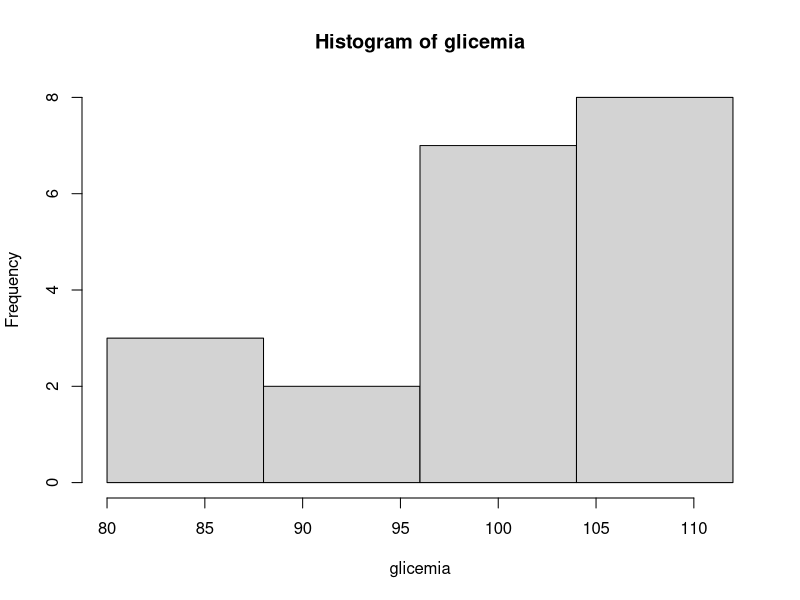

Recreate this plot in R. (Note: this script raises an error after producing the figure.)
rm(list=ls())

### Funções uteis !!

fr = function(fi, N) {
  round((fi / N) * 100, 2);
}

MEDIA = function(vetor) {
  media = sum(vetor) / length(vetor)
}

MEDIA_POND = function(fi, yi) {
  yf = 0
  for (i in 1:length(fi)) {
    yf = fi[i] * yi[i] + yf  
  }
  yf = yf / sum(fi)
}

czuber = function(Li, a, d1, d2) {
  # Li = limite inferior da classe
  # a = amplitude da classe modal
  # d1 = diferença entre a frequência da classe modal e a anterior 
  # d2 = diferença entre a frequência da classe modal e a posterior
  Li + (d1 / (d1+d2)) * a
}

pearson = function(fi, yi, Md) {
  # fi = vetor das frequencias absolutas
  # Md = mediana
  # y = média amostral (vetor dos pontos medios das classes)
  y = MEDIA_POND(fi, yi)
  3 * Md - 2 * y
}

MEDIANA = function(Li, N, Fac, fmd, a) {
  Emd = N / 2; # Mediana espera
  # Li = limite inferior da classe 
  # N = população total
  # Fac = freq acumulada da classe anterior
  # fmd = qntd de elementos na classe da mediana
  # a = amplitude da classe
  Md = Li + ((Emd - Fac) / fmd) * a
}

# 1) Em uma pesquisa sobre diabetes mellitus, tem-se os seguintes dados de 
# glicemia em jejum

glicemia = c(80, 85, 86, 90, 95, 96, 99, 100, 101, 103,
             103, 103, 104, 105, 108, 108, 109, 110, 110, 110)

# a) Agrupar os dados em classes e calcular a média, moda e a mediana;
k = round(sqrt(length(glicemia))); k
a = round((max(glicemia) - min(glicemia)) / k); a
tabela = hist(glicemia, plot=T, breaks=c(80, 88, 96, 104, 112), right=F)

fi = round(tabela$count); fi
frp = round(fi/sum(fi)*100, 2);
Fi = cumsum(fi);
Frp = cumsum(frp);
dados = cbind(fi, frp, Fi, Frp); 
rownames(dados) = c("80|-88", "88|-96", "96|-104", "104|-112"); dados

media = MEDIA(glicemia); media
mediana = MEDIANA(96, 20, 5, 7, a); mediana
moda_czu = czuber(104, a, 1, 8); moda_czu

# b) Determine, sem agrupar em classes (dados brutos): a média, moda e mediana
media_bruta = MEDIA(glicemia); media_bruta
mediana_bruta = (glicemia[10] + glicemia[11]) / 2; mediana_bruta;
moda_bruta = 110

rm(list=ls())
# 2) Em um estudo sobre instituições de atendimento médico, foram obtidos dados 
# da disponibilidade de leitos de 50 dessas instituições:

l = c(48, 53, 58, 62, 64, 66, 69, 71, 77, 81,
           49, 54, 58, 62, 64, 67, 69, 72, 77, 82,
           50, 55, 59, 63, 65, 67, 70, 73, 78, 83,
           52, 56, 60, 64, 65, 67, 70, 74, 78, 86,
           52, 57, 61, 64, 66, 68, 71, 76, 80, 90)
leitos = sort(l); leitos

# a) Determine a média e mediana dos dados e, também, determine o terceiro 
# quartil e interprete-o;
media = MEDIA(leitos); media
mediana = leitos[25]; mediana
moda = 64;
#terceiro quatil = ?

# b) Construa o gráfico de caixas (box plot).
boxplot(leitos);

# c) Agrupar os dados em classes (sqrt(n)) e calcular a média, moda e a mediana.
k = round(sqrt(length(leitos))); k
a = round((max(leitos) - min(leitos)) / k); a
tabela = hist(leitos, plot=T, breaks=c(48, 54, 60, 66, 72, 78, 84, 90), right=F)
fi = round(tabela$count); fi
frp = round(fi/sum(fi)*100, 2);
Fi = cumsum(fi);
Frp = cumsum(frp);
dados = cbind(fi, frp, Fi, Frp);
rownames(dados) = c("48|-54", "54|-60", "60|-66", "66|-72", "72|-78", "78|-84", "84|-90")
dados;

media = MEDIA(leitos); media
mediana = MEDIANA(66, length(leitos), 24, 12, a); mediana
moda = czuber(66, a, 1, 6); moda

rm(list=ls())

# 3) Os dados abaixo representam a largura máxima de amostras de crânios de 
# animais machos. Calcule média, mediana e a moda. 
cr = c(131, 119, 138, 125, 129, 126, 131, 132, 126, 128, 128, 131)
cranios = sort(cr); cranios
len = length(cranios); len

media = MEDIA(cranios);
mediana = (cranios[6] + cranios[7]) / 2; mediana
moda_bruta = 131;

# 4) A amplitude total de um conjunto de números é 500. Se a distribuição de 
# frequências apresenta 20 classes, qual deverá ser o limite inferior e o ponto 
# médio da 5ª classe, se o limite superior da 1ª classe é igual a 35?

AT = 500  # AT = MAX(c) - MIN(c)
k = 20  # qntd de classes 
a = AT/k; a  # amplitude das classes
intervalos = c("35|-60", "60|-85", "85|-110", "110|-135", "135|-160", "...")
classe5_inf = 135;
classe5_medio = 135+13; classe5_medio 
